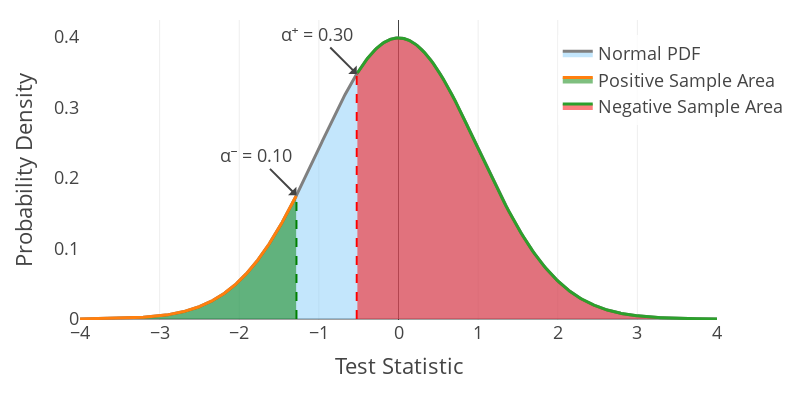

The code cell stored with this chart in its notebook:
### Code cell
import numpy as np
from scipy.stats import norm
import plotly.graph_objects as go

# Generate x-values for the normal distribution
x = np.linspace(-4, 4, 1000)

# Calculate the PDF values for the normal distribution
pdf = norm.pdf(x, loc=0, scale=1)

# Set the significance level (alpha)
alpha_minus = 0.1
alpha_plus = 0.3

# Calculate the critical values for the one-tailed tests
p_plus = norm.ppf(alpha_plus)
p_minus = norm.ppf(alpha_minus)

# Create the figure
fig = go.Figure()

# Add the PDF curve
fig.add_trace(go.Scatter(x=x, y=pdf, mode='lines', name='Normal PDF', line=dict(color='grey'), fill='tozeroy', fillcolor='rgba(135, 206, 250, 0.5)'))

# Add the area under the curve
# fig.add_trace(go.Scatter(x=x, y=pdf, fill='tozeroy', fillcolor='rgba(135, 206, 250, 0.5)', line=dict(color='grey'), name='Area Under Curve'))

# Add the left tail area
left_tail_x = x[x < p_minus]
left_tail_pdf = norm.pdf(left_tail_x, loc=0, scale=1)
fig.add_trace(go.Scatter(x=left_tail_x, y=left_tail_pdf, fill='tozeroy', fillcolor='rgba(0, 128, 0, 0.5)', name='Positive Sample Area'))

# Add the right tail area
right_tail_x = x[x > p_plus]
right_tail_pdf = norm.pdf(right_tail_x, loc=0, scale=1)
fig.add_trace(go.Scatter(x=right_tail_x, y=right_tail_pdf, fill='tozeroy', fillcolor='rgba(255, 0, 0, 0.5)', name='Negative Sample Area'))

# Add vertical lines for the critical values
fig.add_shape(type='line', x0=p_minus, y0=0, x1=p_minus, y1=norm.pdf(p_minus),
              line=dict(color='green', width=2, dash='dash'))
fig.add_shape(type='line', x0=p_plus, y0=0, x1=p_plus, y1=norm.pdf(p_plus),
              line=dict(color='red', width=2, dash='dash'))

# Add labels for the critical values
fig.add_annotation(x=p_minus, y=norm.pdf(p_minus), text=f'α⁻ = {alpha_minus:.2f}',
                   showarrow=True, arrowhead=1, ax=-40, ay=-40)
fig.add_annotation(x=p_plus, y=norm.pdf(p_plus), text=f'α⁺ = {alpha_plus:.2f}',
                   showarrow=True, arrowhead=1, ax=-40, ay=-40)

# Set the layout
fig.update_layout(
    # title='Thresholds for Generating Samples',
    xaxis_title='Test Statistic',
    yaxis_title='Probability Density',
    legend=dict(x=0.75, y=0.95, bgcolor='rgba(255, 255, 255, 0.8)'),
    template="presentation",
    height=400,
    width=800,
    margin=dict(t=20),
    # xaxis=dict(showgrid=False),
    yaxis=dict(showgrid=False)
    )

# Display the figure
fig.show()
fig.write_image("/Users/rian/Downloads/normal_dist_tails.pdf")

### Figure 1 — Plotly figure (JSON) as saved in the notebook; plotly's stock layout.template omitted (floating-point values rounded to 4 significant figures; data arrays with more than 128 entries replaced by an {"elided": "..."} marker saying what was removed)
{"data": [{"fill": "tozeroy", "fillcolor": "rgba(135, 206, 250, 0.5)", "line": {"color": "grey"}, "mode": "lines", "name": "Normal PDF", "type": "scatter", "x": {"elided": "1000 float values"}, "y": {"elided": "1000 float values"}}, {"fill": "tozeroy", "fillcolor": "rgba(0, 128, 0, 0.5)", "name": "Positive Sample Area", "type": "scatter", "x": {"elided": "340 float values"}, "y": {"elided": "340 float values"}}, {"fill": "tozeroy", "fillcolor": "rgba(255, 0, 0, 0.5)", "name": "Negative Sample Area", "type": "scatter", "x": {"elided": "565 float values"}, "y": {"elided": "565 float values"}}], "layout": {"annotations": [{"arrowhead": 1, "ax": -40, "ay": -40, "showarrow": true, "text": "α⁻ = 0.10", "x": -1.282, "y": 0.1755}, {"arrowhead": 1, "ax": -40, "ay": -40, "showarrow": true, "text": "α⁺ = 0.30", "x": -0.5244, "y": 0.3477}], "height": 400, "legend": {"bgcolor": "rgba(255, 255, 255, 0.8)", "x": 0.75, "y": 0.95}, "margin": {"t": 20}, "shapes": [{"line": {"color": "green", "dash": "dash", "width": 2}, "type": "line", "x0": -1.282, "x1": -1.282, "y0": 0, "y1": 0.1755}, {"line": {"color": "red", "dash": "dash", "width": 2}, "type": "line", "x0": -0.5244, "x1": -0.5244, "y0": 0, "y1": 0.3477}], "width": 800, "xaxis": {"title": {"text": "Test Statistic"}}, "yaxis": {"showgrid": false, "title": {"text": "Probability Density"}}}}
